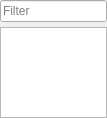
<?xml version="1.0" encoding="UTF-8"?>
<ui version="4.0">
 <class>FileSystemDockWidget</class>
 <widget class="QDockWidget" name="FileSystemDockWidget">
  <property name="geometry">
   <rect>
    <x>0</x>
    <y>0</y>
    <width>107</width>
    <height>118</height>
   </rect>
  </property>
  <property name="windowTitle">
   <string>DockWidget</string>
  </property>
  <widget class="QWidget" name="dockWidgetContents">
   <layout class="QVBoxLayout" name="verticalLayout">
    <property name="spacing">
     <number>5</number>
    </property>
    <property name="leftMargin">
     <number>0</number>
    </property>
    <property name="topMargin">
     <number>0</number>
    </property>
    <property name="rightMargin">
     <number>0</number>
    </property>
    <property name="bottomMargin">
     <number>0</number>
    </property>
    <item>
     <widget class="QLineEdit" name="filterLine">
      <property name="minimumSize">
       <size>
        <width>0</width>
        <height>0</height>
       </size>
      </property>
      <property name="placeholderText">
       <string>Filter</string>
      </property>
      <property name="clearButtonEnabled">
       <bool>true</bool>
      </property>
     </widget>
    </item>
    <item>
     <widget class="QTreeView" name="treeView">
      <property name="dragDropMode">
       <enum>QAbstractItemView::DragOnly</enum>
      </property>
      <property name="selectionMode">
       <enum>QAbstractItemView::ExtendedSelection</enum>
      </property>
     </widget>
    </item>
   </layout>
  </widget>
  <action name="actionFile_action">
   <property name="text">
    <string>file action</string>
   </property>
   <property name="shortcut">
    <string>Ctrl+H</string>
   </property>
  </action>
 </widget>
 <resources/>
 <connections/>
</ui>
